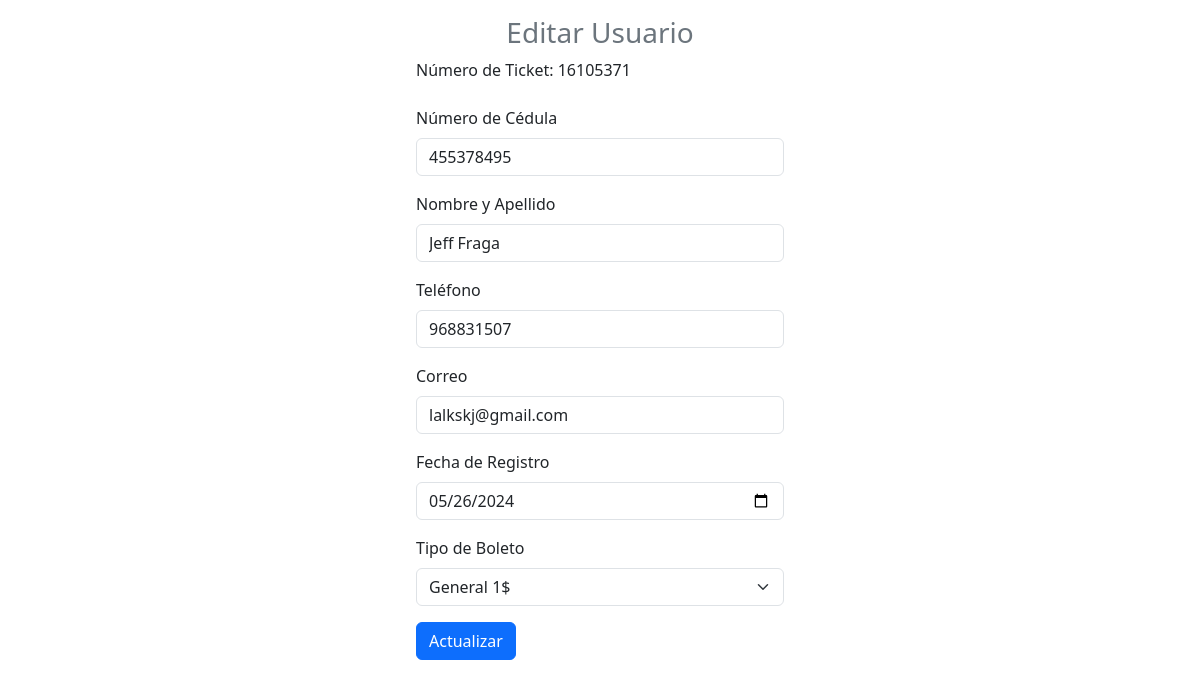
Screenshot of /editar.php?num_boleto=16105371 with the database file from the repository.
### tables this page shows
CREATE TABLE `eventos` (
  `cedula` int(10) NOT NULL,
  `nombres` varchar(100) NOT NULL,
  `telefono` int(10) NOT NULL,
  `correo` varchar(50) NOT NULL,
  `fecha` date NOT NULL,
  `num_boleto` int(100) NOT NULL,
  `precio` float DEFAULT NULL
);

### editar.php (the view, shortened to what this page needs)
<?php
include "modelo/conexion.php";
if (isset($_GET["num_boleto"])) {
    $id = $_GET["num_boleto"];
    $sql = $conexion->query("SELECT * FROM eventos WHERE num_boleto = '$id'");
    if ($sql->num_rows == 0) {
        echo "<div class='alert alert-danger'>No se encontró el ticket especificado.</div>";
        exit();
    } else {
        $datos = $sql->fetch_object();
    }
} else {
    echo "<div class='alert alert-danger'>No se especificó un número de ticket.</div>";
    exit();
}
?>
<!DOCTYPE html>
<html lang="es">
<head>
    <link href="https://cdn.jsdelivr.net/npm/bootstrap@5.3.3/dist/css/bootstrap.min.css" rel="stylesheet"
>
</head>
<body>
    <form class="col-4 p-3 m-auto" method="POST">
        <h3 class="text-center text-secondary">Editar Usuario</h3>
        <div class="mb-3">
            <label for="num_boleto" class="form-label">Número de Ticket: </label>
            <span><?= $datos->num_boleto ?></span>
        </div>
        <div class="mb-3">
            <label for="cedula_editable" class="form-label">Número de Cédula</label>
            <input type="text" class="form-control" name="cedula_editable" value="<?= $datos->cedula ?>" maxlength="10">
        </div>
        <div class="mb-3">
            <label for="nombres" class="form-label">Nombre y Apellido</label>
            <input type="text" class="form-control" name="nombres" id="nombres" value="<?= $datos->nombres ?>">
        </div>
        <div class="mb-3">
            <label for="telefono" class="form-label">Teléfono</label>
            <input type="text" class="form-control" name="telefono" id="telefono" value="<?= $datos->telefono ?>"
                maxlength="10">
        </div>
        <div class="mb-3">
            <label for="correo" class="form-label">Correo</label>
            <input type="email" class="form-control" name="correo" id="correo" value="<?= $datos->correo ?>">
        </div>
        <div class="mb-3">
            <label for="fecha" class="form-label">Fecha de Registro</label>
            <input type="date" class="form-control" name="fecha" id="fecha" value="<?= $datos->fecha ?>">
        </div>
        <div class="mb-3">
            <label for="precio" class="form-label">Tipo de Boleto</label>
            <select class="form-select" name="precio" id="precio">
                <option value="General" <?= $datos->precio == 'General' ? 'selected' : '' ?>>General 1$</option>
            </select>
        </div>
        <button type="submit" class="btn btn-primary" name="btnactualizar" value="Actualizar">Actualizar</button>
    </form>
</body>
</html>

### rows the page displays
eventos: num_boleto "16105371", cedula_editable "455378495", nombres "Jeff Fraga", telefono "968831507", correo "lalkskj@gmail.com", fecha "05/26/2024"
